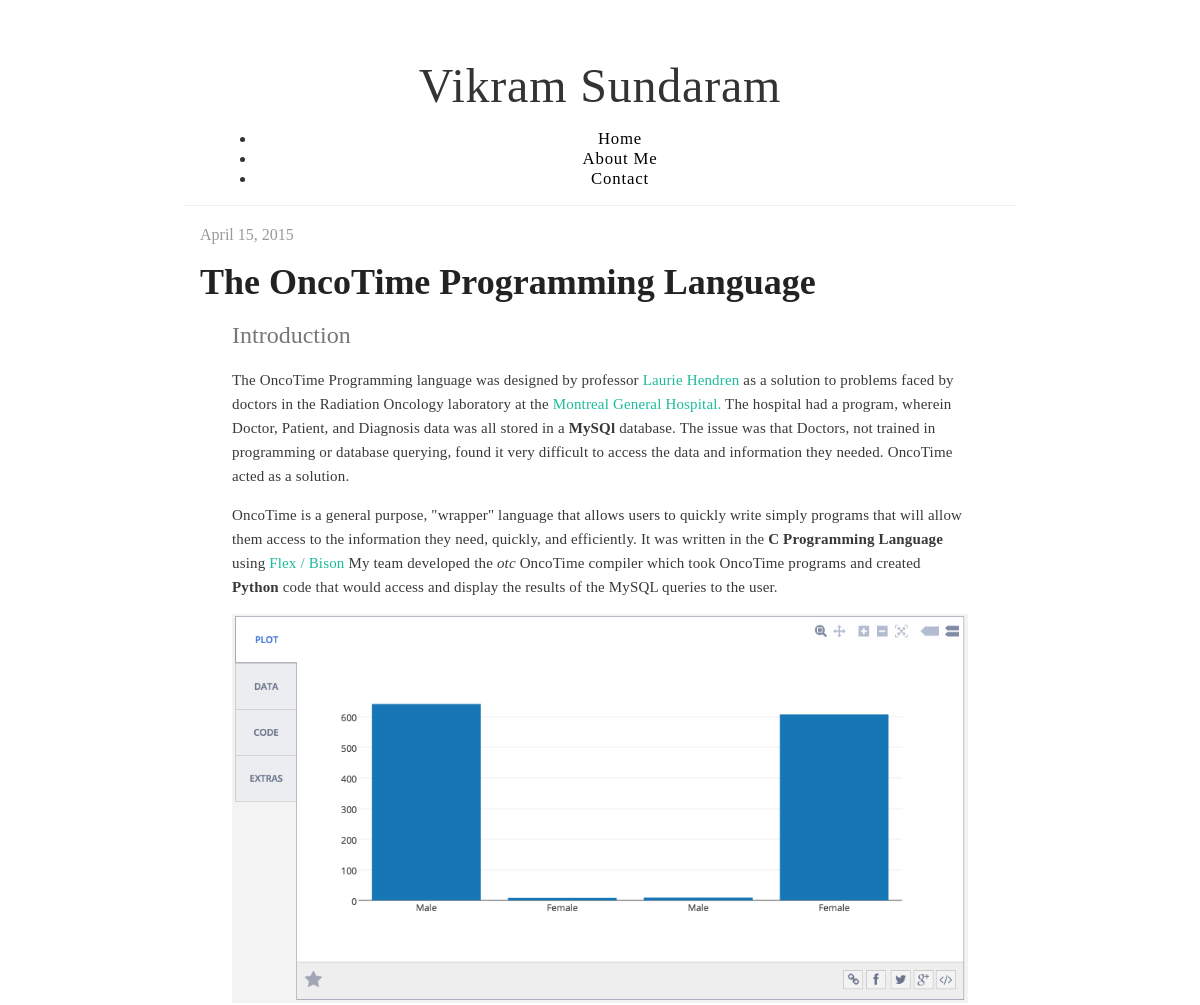
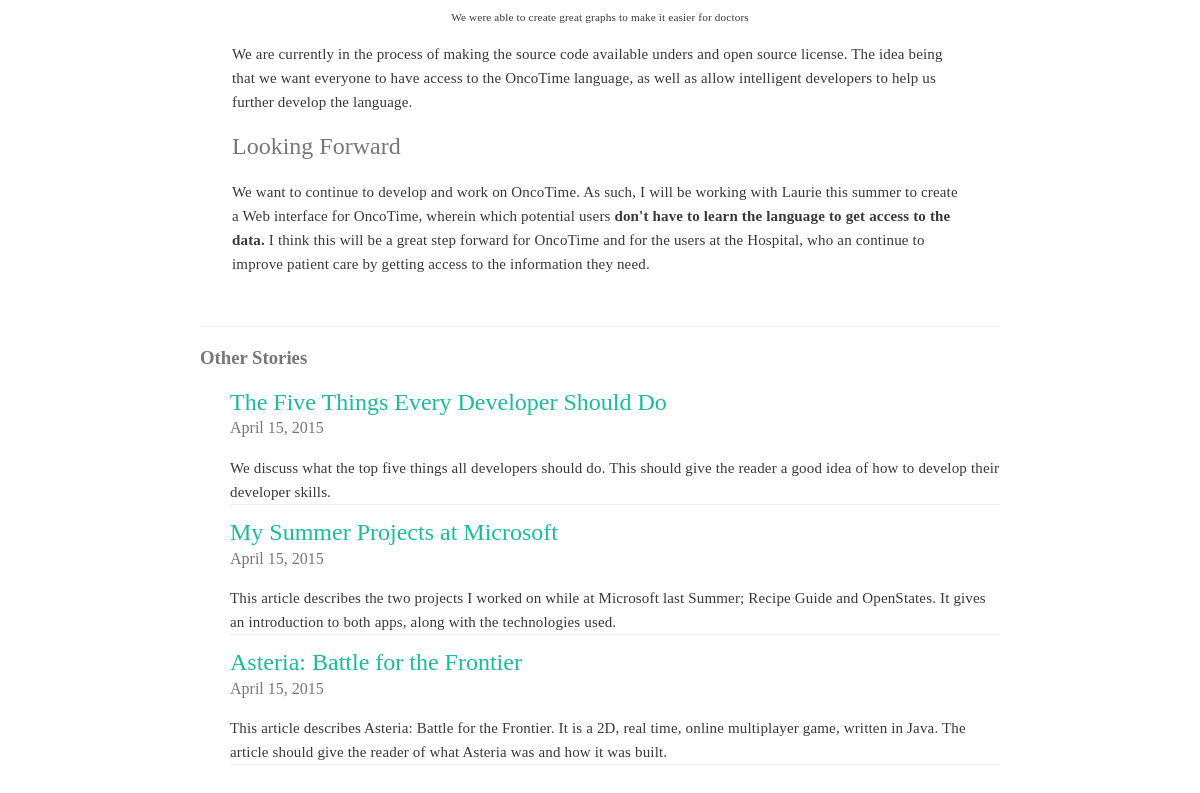
Page /oncotime/ on the committed database (2 pictures, top to bottom).
### blog/models.py (models this page shows, shortened)
class Post(models.Model):
	title 				= models.CharField(max_length=400, default="No Title Set")
	date  				= models.DateTimeField('Date Published')
	image				= models.CharField(max_length=400, default="./ProjectPostPlaceHolder.png")
	content 			= models.TextField()
	is_project 			= models.BooleanField(default=False)
	short_description 	= models.TextField(default="A Blog Post")
	slug				= models.SlugField(unique=True, max_length=200)
	published 			= models.BooleanField(default=False)
	def get_absolute_url(self):
		return reverse('blog.views.post', args=[self.slug])

### blog/views.py (the view)
# urls.py: url(r'^(?P<slug>[\w\-]+)/$', 'blog.views.post'),
def post(request, slug):
	post = get_object_or_404(Post, slug=slug)
	posts = Post.objects.filter(published=True)
	posts = [p for p in posts if p.title != post.title]
	posts = posts[0:3]
	random.shuffle(posts)
	return render(request, 'blog/post.html', {'post': post, 'posts': posts})

### templates/blog/post.html (shortened to what this page needs)
{% extends 'blog/base.html' %}
{% load staticfiles %}
    {% block content_block %}
    <div class="content">
        <div class="blog-post">
            <h3 id="blog-post-date">
                <time datetime="{{post.created|date:"c"}}"> {{post.date|date}} </time>
            </h3>
            <h2 class="blog-post-title-page">{{post.title}}</h2>
            <div class="blog-post-content">{{post.content |safe}}</div>
        </div>
        <h3 id="other-stories-name"> Other Stories </h3>
        <div class="other-stories">
            {% for post in posts %}
            <div class="quick-story">
                <a href="{{post.get_absolute_url}}"> <h2 id="quick-story-name"> {{post.title}} </h2> </a>
                <h3 id="quick-story-date">
                    <time datetime="{{post.created|date:"c"}}"> {{post.date|date}} </time>
                </h3>
                <p id="quick-story-description"> {{post.short_description}} </p>
            </div>
            {% endfor %}
        </div>
    </div>
    {% endblock %}

### templates/blog/base.html (shortened to what this page needs)
<!doctype html>
<html lang="en">
{% load staticfiles %}
<head>
    <link rel="stylesheet" href="http://yui.yahooapis.com/pure/0.6.0/pure-min.css">
    <link rel="stylesheet" href="//maxcdn.bootstrapcdn.com/font-awesome/4.3.0/css/font-awesome.min.css">
        <link rel="stylesheet" href="{% static "css/layouts/side-menu.css"%}">
    <link rel="stylesheet" href="{% static "css/base.css"%}">
</head>
<body>
    <div class="header">
        <h1>Vikram Sundaram</h1>
        <div class="pure-menu pure-menu-horizontal">
        <ul class="pure-menu-list">
            <li class="pure-menu-item"><a href="{% url 'blog.views.index' %}" class="pure-menu-link">Home</a></li>
            <li class="pure-menu-item"><a href="{% url 'blog.views.aboutme' %}" class="pure-menu-link">About Me</a></li>
            <li class="pure-menu-item"><a href="#" class="pure-menu-link">Contact</a></li>
        </ul>
        </div>
    </div>
    <div>
        {% block content_block %}{% endblock %}
    </div>
</body>
</html>

### static/css/layouts/side-menu.css (style rules this page uses)
body { color: #777; }
.content { margin: 0 auto; padding: 0 2em; max-width: 800px; margin-bottom: 50px; line-height: 1.6em; }
.header { margin: 0; color: #333; text-align: center; padding: 2.5em 2em 0; border-bottom: 1px solid #eee; }
.header h1 { margin: 0.2em 0; font-size: 3em; font-weight: 300; }
@media (min-width: 48em) { .header, .content { padding-left: 2em; padding-right: 2em; } }

### static/css/base.css (style rules this page uses)
a { color: #1abc9c; text-decoration: none; }
p { color:rgba(0,0,0,0.78); font-weight: 200; letter-spacing: 0.01rem; line-height: 1.6; font-size: 15px; }
.pure-menu-link { font-weight: 100; font-size: 1.05em; color:black; }
.header { letter-spacing:0.05em; max-width: 768px; margin: 0 auto; }
.blog-post-content { border-bottom:1px solid #eee; }
#blog-post-date { color:#999; font-weight: 100; font-size: 1em; }
.blog-post-title-page { font-weight: 700; color:#222; font-size: 2.25em; line-height: 1.1; margin: 0; }
#content-subhead { font-weight: 300; }
.other-stories { padding-left: 30px; }
#quick-story-name { color:#1abc9c; font-weight: 500; margin:0; }
#quick-story-description { border-bottom: 1px solid #eee; }
#quick-story-date { font-size: 1em; margin:0; font-weight: 100; }
.article-image-centered { vertical-align: top; display: inline-block; text-align: center; display: block; margin-left: auto; margin-right: auto }
.article-image-text { font-size: 0.7em; }
#article-image { width: 100%; height: 100%; max-height: 400px; background-color: grey; text-align: center; display: block; margin-left: auto; margin-right: auto }

### rows in the picture
Post: date "April 15, 2015", title "The OncoTime Programming Language", content "Introduction The OncoTime Programming language was designed by professor Laurie Hendren as a solution to problems faced by doctors in the Radiation Oncology laboratory at the Montreal General Hospital. The hospital had a program, wherein Doctor, Patient, and Diagnosis data was all stored in a MySQl database. The issue was that Doctors, not trained in programming or database querying, found it very difficult to access the data and information they needed. OncoTime acted as a solution. OncoTime is a general purpose, \"wrapper\" language that allows users to quickly write simply programs that will allow them access to the information they need, quickly, and efficiently. It was written in the C…", content (picture)
Post: title "The Five Things Every Developer Should Do", date "April 15, 2015", short_description "We discuss what the top five things all developers should do. This should give the reader a good idea of how to develop their developer skills."
Post: title "My Summer Projects at Microsoft", date "April 15, 2015", short_description "This article describes the two projects I worked on while at Microsoft last Summer; Recipe Guide and OpenStates. It gives an introduction to both apps, along with the technologies used."
Post: title "Asteria: Battle for the Frontier", date "April 15, 2015", short_description "This article describes Asteria: Battle for the Frontier. It is a 2D, real time, online multiplayer game, written in Java. The article should give the reader of what Asteria was and how it was built."
